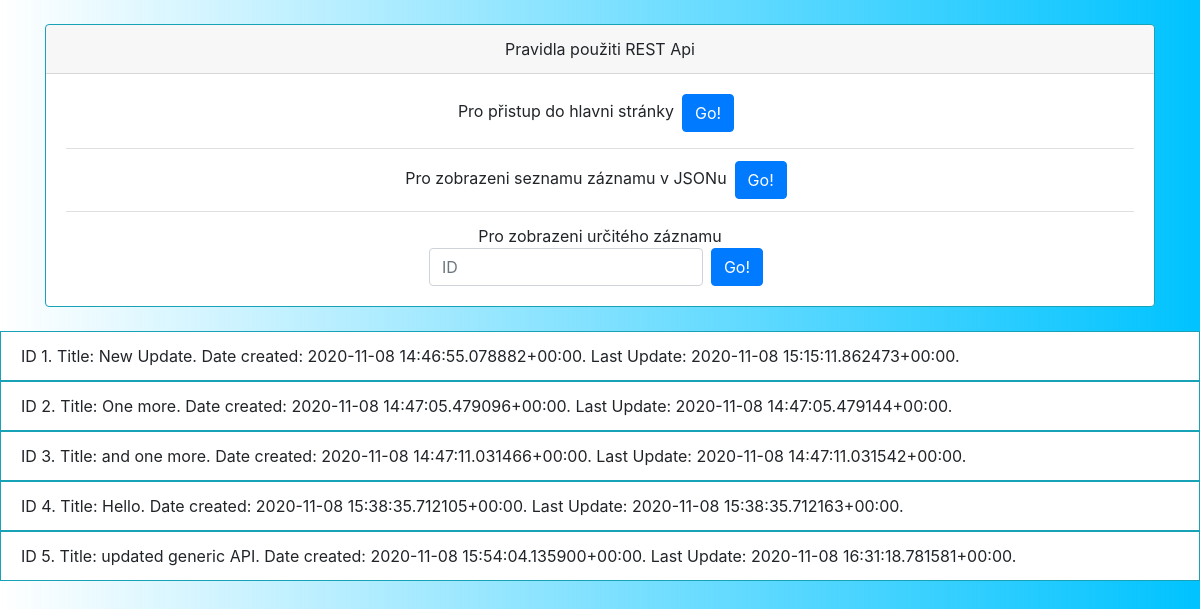
The page / on the database its author committed.
### rest/models.py (models this page shows)
class Folder(models.Model):
    title = models.CharField(max_length=100)
    date_create = models.DateTimeField(auto_now_add=True)
    date_update = models.DateTimeField(auto_now=True)
    def __str__(self):
        return 'ID %d.\tTitle: %s.\tDate created: %s.\tLast Update: %s.\t' % (self.id ,self.title, self.date_create, self.date_update)

### rest/views.py (the view)
# urls.py: path('', views.index, name='index'),
def index(request):
    folder_list = Folder.objects.all()
    folder_dict = {'folders' : folder_list}
    return render(request, 'rest/index.html', folder_dict)

### templates/rest/index.html (shortened to what this page needs)
{% load rest_framework %} {% load static %}
<!DOCTYPE html>
<html lang="en">
<head>
    <link rel="stylesheet" href="https://maxcdn.bootstrapcdn.com/bootstrap/4.0.0/css/bootstrap.min.css">
    <link rel="stylesheet" href="{% static 'rest/css/body.css' %}">
</head>
<body id="grad">
    <div class="container py-4">
        <div class="card border-info">
            <div class="card-header text-center">
                Pravidla použiti REST Api
            </div>
            <div class="card-body">
                <ul class="list-group list-group-flush text-center">
                    <li class="list-group-item pb-3 pt-0">Pro přistup do hlavni stránky<a class="btn btn-primary mx-2" href="/rest-api/" role="button">Go!</a></li>
                    <li class="list-group-item">Pro zobrazeni seznamu záznamu v JSONu<a class="btn btn-primary mx-2" href="/rest-api/folder/" role="button">Go!</a></li>
                    <li class="list-group-item pb-0">Pro zobrazeni určitého záznamu
                        <div class="d-flex justify-content-center">
                            <form id="thisForm" class="form-inline">
                                <div class="form-group">
                                    <input type="text" class="form-control" id="id" placeholder="ID" value="">
                                </div>
                                <button class="btn btn-primary mx-2" onclick="myFunc()">Go!</button>
                            </form>
                        </div>
                    </li>
                </ul>
            </div>
        </div>
    </div>
    {% if folders %} {% for folder in folders %}
    <ul class="list-group">
        <li class="list-group-item rounded-0 border-info">
            {{ folder }}
        </li>
    </ul>
    {% endfor %} {% endif %}
</body>
</html>

### static/rest/css/body.css (style rules this page uses)
#grad { background-image: linear-gradient(to right, rgba(0, 195, 255, 0), rgba(0, 195, 255, 1)); }

### rows shown on the page
Folder: id+title+date_create "ID 1. Title: New Update. Date created: 2020-11-08 14:46:55.078882+00:00. Last Update: 2020-11-08 15:15:11.862473+00:00."
Folder: id+title+date_create "ID 2. Title: One more. Date created: 2020-11-08 14:47:05.479096+00:00. Last Update: 2020-11-08 14:47:05.479144+00:00."
Folder: id+title+date_create "ID 3. Title: and one more. Date created: 2020-11-08 14:47:11.031466+00:00. Last Update: 2020-11-08 14:47:11.031542+00:00."
Folder: id+title+date_create "ID 4. Title: Hello. Date created: 2020-11-08 15:38:35.712105+00:00. Last Update: 2020-11-08 15:38:35.712163+00:00."
Folder: id+title+date_create "ID 5. Title: updated generic API. Date created: 2020-11-08 15:54:04.135900+00:00. Last Update: 2020-11-08 16:31:18.781581+00:00."
